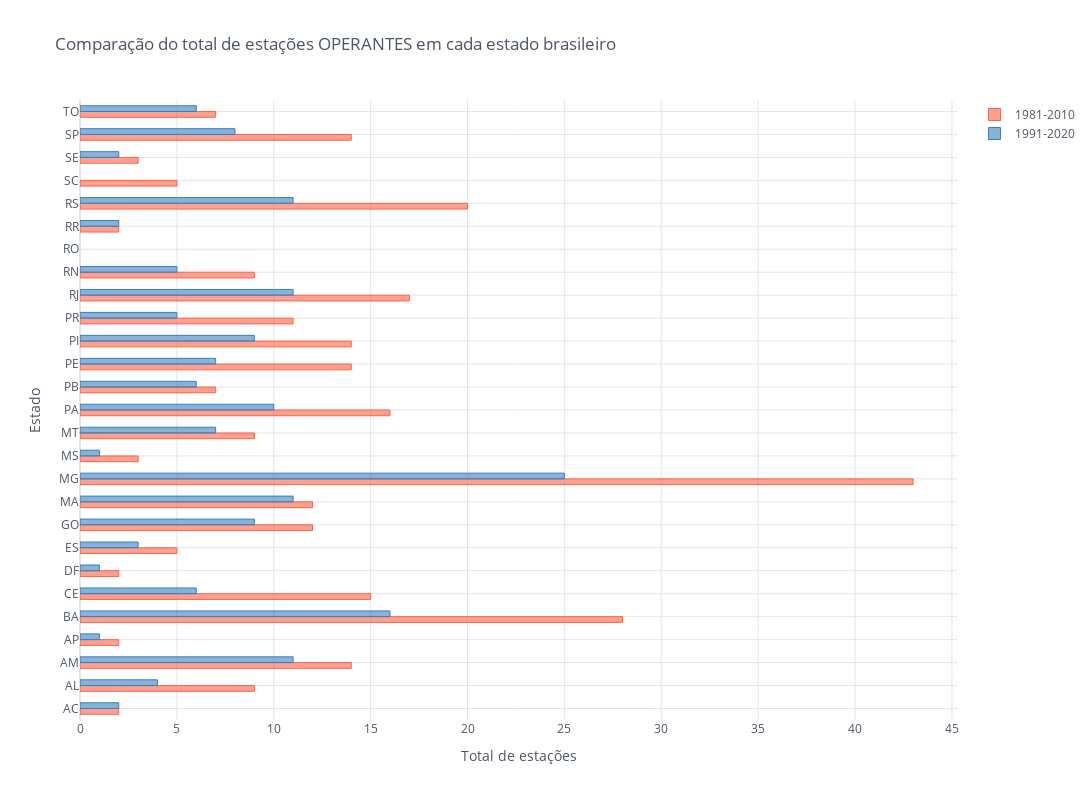

This figure's notebook cell:
### Markdown cell above
### Gráfico de barras comparando os dois períodos (1981-2010 e 1991-2020)

### Code cell
# Estações operantes:

import plotly as plty
import cufflinks as cf

plty.offline.init_notebook_mode(connected=True)

cf.go_offline()
cf.set_config_file(sharing='public', theme='white', offline=False, world_readable=True)

operante.iplot(kind="bar", y=['1981-2010', '1991-2020'],
               yTitle="Estado", xTitle="Total de estações", title="Comparação do total de estações OPERANTES em cada estado brasileiro",
               colors=["tomato", "blue"], bargap=0.5,
               sortbars=True,
               dimensions=(1400, 800),
               orientation="h", filename='pyHRM')

### Figure 1 — Plotly figure (JSON) as saved in the notebook; plotly's stock layout.template omitted (floating-point values rounded to 4 significant figures)
{"data": [{"marker": {"color": "rgba(255, 99, 71, 0.6)", "line": {"color": "rgba(255, 99, 71, 1.0)", "width": 1}}, "name": "1981-2010", "orientation": "h", "text": "", "type": "bar", "x": [2, 9, 14, 2, 28, 15, 2, 5, 12, 12, 43, 3, 9, 16, 7, 14, 14, 11, 17, 9, "", 2, 20, 5, 3, 14, 7], "y": ["AC", "AL", "AM", "AP", "BA", "CE", "DF", "ES", "GO", "MA", "MG", "MS", "MT", "PA", "PB", "PE", "PI", "PR", "RJ", "RN", "RO", "RR", "RS", "SC", "SE", "SP", "TO"]}, {"marker": {"color": "rgba(55, 128, 191, 0.6)", "line": {"color": "rgba(55, 128, 191, 1.0)", "width": 1}}, "name": "1991-2020", "orientation": "h", "text": "", "type": "bar", "x": [2, 4, 11, 1, 16, 6, 1, 3, 9, 11, 25, 1, 7, 10, 6, 7, 9, 5, 11, 5, "", 2, 11, "", 2, 8, 6], "y": ["AC", "AL", "AM", "AP", "BA", "CE", "DF", "ES", "GO", "MA", "MG", "MS", "MT", "PA", "PB", "PE", "PI", "PR", "RJ", "RN", "RO", "RR", "RS", "SC", "SE", "SP", "TO"]}], "layout": {"bargap": 0.5, "height": 800, "legend": {"bgcolor": "#FFFFFF", "font": {"color": "#4D5663"}}, "paper_bgcolor": "#FFFFFF", "plot_bgcolor": "#FFFFFF", "title": {"font": {"color": "#4D5663"}, "text": "Comparação do total de estações OPERANTES em cada estado brasileiro"}, "width": 1400, "xaxis": {"gridcolor": "#E1E5ED", "showgrid": true, "tickfont": {"color": "#4D5663"}, "title": {"font": {"color": "#4D5663"}, "text": "Total de estações"}, "zerolinecolor": "#E1E5ED"}, "yaxis": {"gridcolor": "#E1E5ED", "showgrid": true, "tickfont": {"color": "#4D5663"}, "title": {"font": {"color": "#4D5663"}, "text": "Estado"}, "zerolinecolor": "#E1E5ED"}}}
